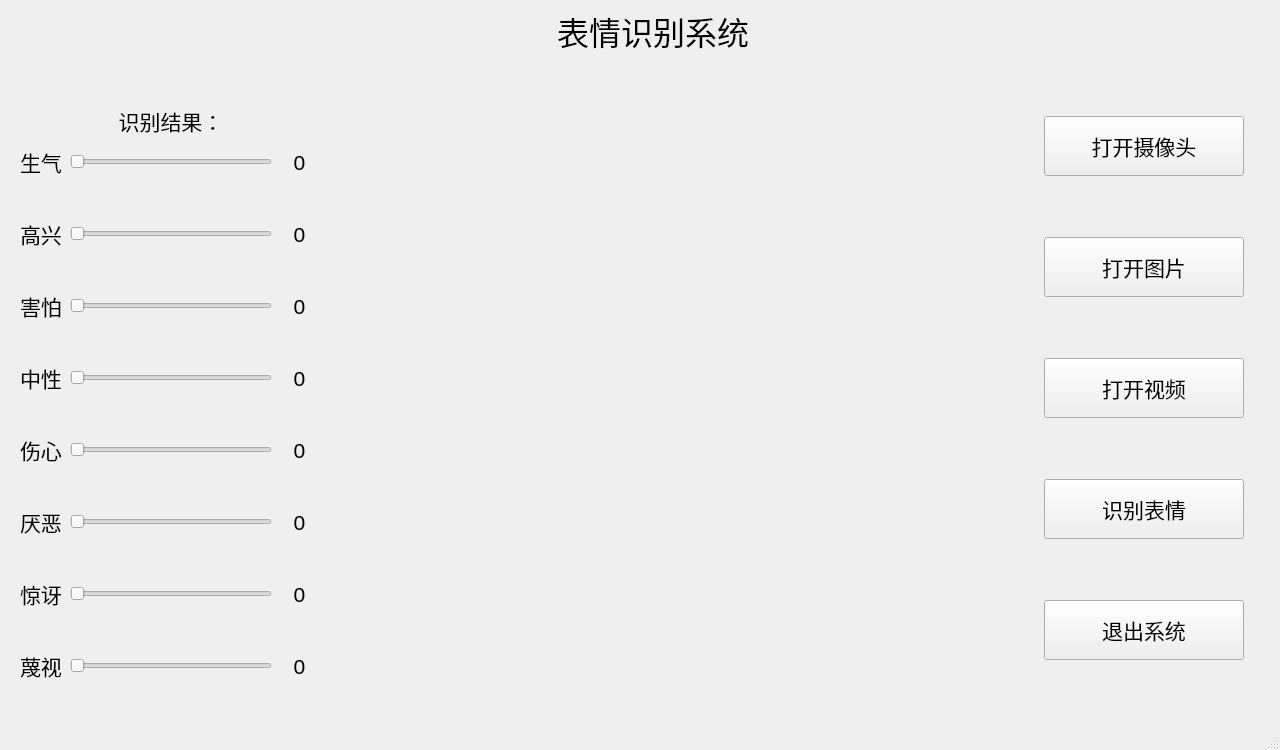
<?xml version="1.0" encoding="UTF-8"?>
<ui version="4.0">
 <class>FER_window</class>
 <widget class="QMainWindow" name="FER_window">
  <property name="geometry">
   <rect>
    <x>0</x>
    <y>0</y>
    <width>1280</width>
    <height>750</height>
   </rect>
  </property>
  <property name="minimumSize">
   <size>
    <width>1280</width>
    <height>750</height>
   </size>
  </property>
  <property name="maximumSize">
   <size>
    <width>1280</width>
    <height>750</height>
   </size>
  </property>
  <property name="cursor">
   <cursorShape>ArrowCursor</cursorShape>
  </property>
  <property name="windowTitle">
   <string>表情识别系统</string>
  </property>
  <property name="styleSheet">
   <string notr="true"/>
  </property>
  <widget class="QWidget" name="centralwidget">
   <widget class="QWidget" name="verticalLayoutWidget">
    <property name="geometry">
     <rect>
      <x>0</x>
      <y>0</y>
      <width>1306</width>
      <height>751</height>
     </rect>
    </property>
    <layout class="QVBoxLayout" name="verticalLayout">
     <property name="spacing">
      <number>9</number>
     </property>
     <property name="topMargin">
      <number>10</number>
     </property>
     <property name="bottomMargin">
      <number>0</number>
     </property>
     <item>
      <widget class="QLabel" name="label_system_name">
       <property name="minimumSize">
        <size>
         <width>0</width>
         <height>40</height>
        </size>
       </property>
       <property name="maximumSize">
        <size>
         <width>16777215</width>
         <height>70</height>
        </size>
       </property>
       <property name="font">
        <font>
         <pointsize>24</pointsize>
        </font>
       </property>
       <property name="layoutDirection">
        <enum>Qt::LeftToRight</enum>
       </property>
       <property name="text">
        <string>表情识别系统</string>
       </property>
       <property name="alignment">
        <set>Qt::AlignCenter</set>
       </property>
       <property name="margin">
        <number>0</number>
       </property>
      </widget>
     </item>
     <item>
      <layout class="QHBoxLayout" name="horizontalLayout">
       <property name="spacing">
        <number>0</number>
       </property>
       <item>
        <layout class="QVBoxLayout" name="verticalLayout_2">
         <property name="spacing">
          <number>0</number>
         </property>
         <property name="sizeConstraint">
          <enum>QLayout::SetMinAndMaxSize</enum>
         </property>
         <property name="leftMargin">
          <number>20</number>
         </property>
         <property name="topMargin">
          <number>0</number>
         </property>
         <property name="rightMargin">
          <number>20</number>
         </property>
         <property name="bottomMargin">
          <number>0</number>
         </property>
         <item>
          <spacer name="verticalSpacer_2">
           <property name="orientation">
            <enum>Qt::Vertical</enum>
           </property>
           <property name="sizeHint" stdset="0">
            <size>
             <width>20</width>
             <height>40</height>
            </size>
           </property>
          </spacer>
         </item>
         <item>
          <widget class="QLabel" name="label_fer_result">
           <property name="minimumSize">
            <size>
             <width>0</width>
             <height>50</height>
            </size>
           </property>
           <property name="maximumSize">
            <size>
             <width>16777215</width>
             <height>107</height>
            </size>
           </property>
           <property name="font">
            <font>
             <pointsize>16</pointsize>
            </font>
           </property>
           <property name="text">
            <string>识别结果：</string>
           </property>
           <property name="alignment">
            <set>Qt::AlignCenter</set>
           </property>
          </widget>
         </item>
         <item>
          <layout class="QGridLayout" name="gridLayout">
           <property name="horizontalSpacing">
            <number>5</number>
           </property>
           <property name="verticalSpacing">
            <number>40</number>
           </property>
           <item row="1" column="0">
            <widget class="QLabel" name="label_happy">
             <property name="font">
              <font>
               <pointsize>16</pointsize>
              </font>
             </property>
             <property name="text">
              <string>高兴</string>
             </property>
            </widget>
           </item>
           <item row="3" column="1">
            <widget class="QSlider" name="horizontalSlider_neutral">
             <property name="maximumSize">
              <size>
               <width>202</width>
               <height>16777215</height>
              </size>
             </property>
             <property name="maximum">
              <number>100</number>
             </property>
             <property name="value">
              <number>0</number>
             </property>
             <property name="orientation">
              <enum>Qt::Horizontal</enum>
             </property>
            </widget>
           </item>
           <item row="0" column="0">
            <widget class="QLabel" name="label_anger">
             <property name="maximumSize">
              <size>
               <width>45</width>
               <height>16777215</height>
              </size>
             </property>
             <property name="font">
              <font>
               <pointsize>16</pointsize>
              </font>
             </property>
             <property name="text">
              <string>生气</string>
             </property>
            </widget>
           </item>
           <item row="1" column="1">
            <widget class="QSlider" name="horizontalSlider_happy">
             <property name="minimumSize">
              <size>
               <width>202</width>
               <height>0</height>
              </size>
             </property>
             <property name="maximumSize">
              <size>
               <width>202</width>
               <height>16777215</height>
              </size>
             </property>
             <property name="maximum">
              <number>100</number>
             </property>
             <property name="value">
              <number>0</number>
             </property>
             <property name="orientation">
              <enum>Qt::Horizontal</enum>
             </property>
            </widget>
           </item>
           <item row="6" column="1">
            <widget class="QSlider" name="horizontalSlider_surprise">
             <property name="minimumSize">
              <size>
               <width>202</width>
               <height>0</height>
              </size>
             </property>
             <property name="maximumSize">
              <size>
               <width>202</width>
               <height>16777215</height>
              </size>
             </property>
             <property name="maximum">
              <number>100</number>
             </property>
             <property name="value">
              <number>0</number>
             </property>
             <property name="orientation">
              <enum>Qt::Horizontal</enum>
             </property>
            </widget>
           </item>
           <item row="3" column="0">
            <widget class="QLabel" name="label_neutral">
             <property name="font">
              <font>
               <pointsize>16</pointsize>
              </font>
             </property>
             <property name="text">
              <string>中性</string>
             </property>
            </widget>
           </item>
           <item row="5" column="1">
            <widget class="QSlider" name="horizontalSlider_disgust">
             <property name="minimumSize">
              <size>
               <width>202</width>
               <height>0</height>
              </size>
             </property>
             <property name="maximumSize">
              <size>
               <width>202</width>
               <height>16777215</height>
              </size>
             </property>
             <property name="maximum">
              <number>100</number>
             </property>
             <property name="value">
              <number>0</number>
             </property>
             <property name="orientation">
              <enum>Qt::Horizontal</enum>
             </property>
            </widget>
           </item>
           <item row="4" column="0">
            <widget class="QLabel" name="label_sadness">
             <property name="font">
              <font>
               <pointsize>16</pointsize>
              </font>
             </property>
             <property name="text">
              <string>伤心</string>
             </property>
            </widget>
           </item>
           <item row="4" column="1">
            <widget class="QSlider" name="horizontalSlider_sadness">
             <property name="maximumSize">
              <size>
               <width>202</width>
               <height>16777215</height>
              </size>
             </property>
             <property name="maximum">
              <number>100</number>
             </property>
             <property name="value">
              <number>0</number>
             </property>
             <property name="orientation">
              <enum>Qt::Horizontal</enum>
             </property>
            </widget>
           </item>
           <item row="0" column="1">
            <widget class="QSlider" name="horizontalSlider_anger">
             <property name="minimumSize">
              <size>
               <width>202</width>
               <height>0</height>
              </size>
             </property>
             <property name="maximumSize">
              <size>
               <width>202</width>
               <height>16777215</height>
              </size>
             </property>
             <property name="maximum">
              <number>100</number>
             </property>
             <property name="singleStep">
              <number>1</number>
             </property>
             <property name="value">
              <number>0</number>
             </property>
             <property name="orientation">
              <enum>Qt::Horizontal</enum>
             </property>
            </widget>
           </item>
           <item row="7" column="1">
            <widget class="QSlider" name="horizontalSlider_contempt">
             <property name="minimumSize">
              <size>
               <width>202</width>
               <height>0</height>
              </size>
             </property>
             <property name="maximumSize">
              <size>
               <width>202</width>
               <height>16777215</height>
              </size>
             </property>
             <property name="maximum">
              <number>100</number>
             </property>
             <property name="value">
              <number>0</number>
             </property>
             <property name="orientation">
              <enum>Qt::Horizontal</enum>
             </property>
            </widget>
           </item>
           <item row="6" column="0">
            <widget class="QLabel" name="label_surprise">
             <property name="font">
              <font>
               <pointsize>16</pointsize>
              </font>
             </property>
             <property name="text">
              <string>惊讶</string>
             </property>
            </widget>
           </item>
           <item row="2" column="1">
            <widget class="QSlider" name="horizontalSlider_fear">
             <property name="maximumSize">
              <size>
               <width>202</width>
               <height>16777215</height>
              </size>
             </property>
             <property name="maximum">
              <number>100</number>
             </property>
             <property name="value">
              <number>0</number>
             </property>
             <property name="orientation">
              <enum>Qt::Horizontal</enum>
             </property>
            </widget>
           </item>
           <item row="5" column="0">
            <widget class="QLabel" name="label_disgust">
             <property name="font">
              <font>
               <pointsize>16</pointsize>
              </font>
             </property>
             <property name="text">
              <string>厌恶</string>
             </property>
            </widget>
           </item>
           <item row="2" column="0">
            <widget class="QLabel" name="label_fear">
             <property name="font">
              <font>
               <pointsize>16</pointsize>
              </font>
             </property>
             <property name="text">
              <string>害怕</string>
             </property>
            </widget>
           </item>
           <item row="7" column="0">
            <widget class="QLabel" name="label_contempt">
             <property name="font">
              <font>
               <pointsize>16</pointsize>
              </font>
             </property>
             <property name="text">
              <string>蔑视</string>
             </property>
            </widget>
           </item>
           <item row="0" column="2">
            <widget class="QLabel" name="label_anger_pro">
             <property name="maximumSize">
              <size>
               <width>45</width>
               <height>16777215</height>
              </size>
             </property>
             <property name="font">
              <font>
               <pointsize>16</pointsize>
              </font>
             </property>
             <property name="text">
              <string>0</string>
             </property>
             <property name="alignment">
              <set>Qt::AlignCenter</set>
             </property>
            </widget>
           </item>
           <item row="1" column="2">
            <widget class="QLabel" name="label_happy_pro">
             <property name="font">
              <font>
               <pointsize>16</pointsize>
              </font>
             </property>
             <property name="text">
              <string>0</string>
             </property>
             <property name="alignment">
              <set>Qt::AlignCenter</set>
             </property>
            </widget>
           </item>
           <item row="2" column="2">
            <widget class="QLabel" name="label_fear_pro">
             <property name="font">
              <font>
               <pointsize>16</pointsize>
              </font>
             </property>
             <property name="text">
              <string>0</string>
             </property>
             <property name="alignment">
              <set>Qt::AlignCenter</set>
             </property>
            </widget>
           </item>
           <item row="3" column="2">
            <widget class="QLabel" name="label_neutral_pro">
             <property name="font">
              <font>
               <pointsize>16</pointsize>
              </font>
             </property>
             <property name="text">
              <string>0</string>
             </property>
             <property name="alignment">
              <set>Qt::AlignCenter</set>
             </property>
            </widget>
           </item>
           <item row="4" column="2">
            <widget class="QLabel" name="label_sadness_pro">
             <property name="font">
              <font>
               <pointsize>16</pointsize>
              </font>
             </property>
             <property name="text">
              <string>0</string>
             </property>
             <property name="alignment">
              <set>Qt::AlignCenter</set>
             </property>
            </widget>
           </item>
           <item row="5" column="2">
            <widget class="QLabel" name="label_disgust_pro">
             <property name="font">
              <font>
               <pointsize>16</pointsize>
              </font>
             </property>
             <property name="text">
              <string>0</string>
             </property>
             <property name="alignment">
              <set>Qt::AlignCenter</set>
             </property>
            </widget>
           </item>
           <item row="6" column="2">
            <widget class="QLabel" name="label_surprise_pro">
             <property name="font">
              <font>
               <pointsize>16</pointsize>
              </font>
             </property>
             <property name="text">
              <string>0</string>
             </property>
             <property name="alignment">
              <set>Qt::AlignCenter</set>
             </property>
            </widget>
           </item>
           <item row="7" column="2">
            <widget class="QLabel" name="label_contempt_pro">
             <property name="font">
              <font>
               <pointsize>16</pointsize>
              </font>
             </property>
             <property name="text">
              <string>0</string>
             </property>
             <property name="alignment">
              <set>Qt::AlignCenter</set>
             </property>
            </widget>
           </item>
          </layout>
         </item>
         <item>
          <spacer name="verticalSpacer_3">
           <property name="orientation">
            <enum>Qt::Vertical</enum>
           </property>
           <property name="sizeHint" stdset="0">
            <size>
             <width>20</width>
             <height>40</height>
            </size>
           </property>
          </spacer>
         </item>
        </layout>
       </item>
       <item>
        <widget class="QLabel" name="lab_frame">
         <property name="enabled">
          <bool>true</bool>
         </property>
         <property name="minimumSize">
          <size>
           <width>640</width>
           <height>640</height>
          </size>
         </property>
         <property name="maximumSize">
          <size>
           <width>640</width>
           <height>640</height>
          </size>
         </property>
         <property name="font">
          <font>
           <pointsize>24</pointsize>
           <weight>50</weight>
           <bold>false</bold>
          </font>
         </property>
         <property name="toolTip">
          <string/>
         </property>
         <property name="text">
          <string/>
         </property>
         <property name="textFormat">
          <enum>Qt::RichText</enum>
         </property>
         <property name="alignment">
          <set>Qt::AlignCenter</set>
         </property>
        </widget>
       </item>
       <item>
        <layout class="QVBoxLayout" name="ButtonLayout">
         <property name="spacing">
          <number>5</number>
         </property>
         <property name="leftMargin">
          <number>40</number>
         </property>
         <property name="topMargin">
          <number>0</number>
         </property>
         <property name="rightMargin">
          <number>40</number>
         </property>
         <item alignment="Qt::AlignHCenter">
          <widget class="QPushButton" name="btn_openCamera">
           <property name="minimumSize">
            <size>
             <width>200</width>
             <height>0</height>
            </size>
           </property>
           <property name="maximumSize">
            <size>
             <width>200</width>
             <height>60</height>
            </size>
           </property>
           <property name="font">
            <font>
             <pointsize>16</pointsize>
             <weight>50</weight>
             <bold>false</bold>
            </font>
           </property>
           <property name="text">
            <string>打开摄像头</string>
           </property>
          </widget>
         </item>
         <item alignment="Qt::AlignHCenter">
          <widget class="QPushButton" name="btn_openimage">
           <property name="minimumSize">
            <size>
             <width>200</width>
             <height>0</height>
            </size>
           </property>
           <property name="maximumSize">
            <size>
             <width>200</width>
             <height>60</height>
            </size>
           </property>
           <property name="font">
            <font>
             <pointsize>16</pointsize>
             <weight>50</weight>
             <bold>false</bold>
            </font>
           </property>
           <property name="text">
            <string>打开图片</string>
           </property>
          </widget>
         </item>
         <item alignment="Qt::AlignHCenter">
          <widget class="QPushButton" name="btn_openvideo">
           <property name="minimumSize">
            <size>
             <width>200</width>
             <height>0</height>
            </size>
           </property>
           <property name="maximumSize">
            <size>
             <width>200</width>
             <height>60</height>
            </size>
           </property>
           <property name="font">
            <font>
             <pointsize>16</pointsize>
             <weight>50</weight>
             <bold>false</bold>
            </font>
           </property>
           <property name="text">
            <string>打开视频</string>
           </property>
          </widget>
         </item>
         <item alignment="Qt::AlignHCenter">
          <widget class="QPushButton" name="btn_recognition">
           <property name="minimumSize">
            <size>
             <width>200</width>
             <height>60</height>
            </size>
           </property>
           <property name="maximumSize">
            <size>
             <width>200</width>
             <height>60</height>
            </size>
           </property>
           <property name="font">
            <font>
             <pointsize>16</pointsize>
             <weight>50</weight>
             <bold>false</bold>
            </font>
           </property>
           <property name="text">
            <string>识别表情</string>
           </property>
          </widget>
         </item>
         <item alignment="Qt::AlignHCenter">
          <widget class="QPushButton" name="btn_exitsystem">
           <property name="minimumSize">
            <size>
             <width>200</width>
             <height>0</height>
            </size>
           </property>
           <property name="maximumSize">
            <size>
             <width>200</width>
             <height>60</height>
            </size>
           </property>
           <property name="font">
            <font>
             <pointsize>16</pointsize>
             <weight>50</weight>
             <bold>false</bold>
            </font>
           </property>
           <property name="styleSheet">
            <string notr="true"/>
           </property>
           <property name="text">
            <string>退出系统</string>
           </property>
          </widget>
         </item>
        </layout>
       </item>
      </layout>
     </item>
     <item>
      <spacer name="verticalSpacer">
       <property name="orientation">
        <enum>Qt::Vertical</enum>
       </property>
       <property name="sizeHint" stdset="0">
        <size>
         <width>20</width>
         <height>40</height>
        </size>
       </property>
      </spacer>
     </item>
    </layout>
   </widget>
  </widget>
  <widget class="QMenuBar" name="menubar">
   <property name="geometry">
    <rect>
     <x>0</x>
     <y>0</y>
     <width>1280</width>
     <height>23</height>
    </rect>
   </property>
  </widget>
  <widget class="QStatusBar" name="statusbar"/>
 </widget>
 <resources/>
 <connections/>
</ui>
